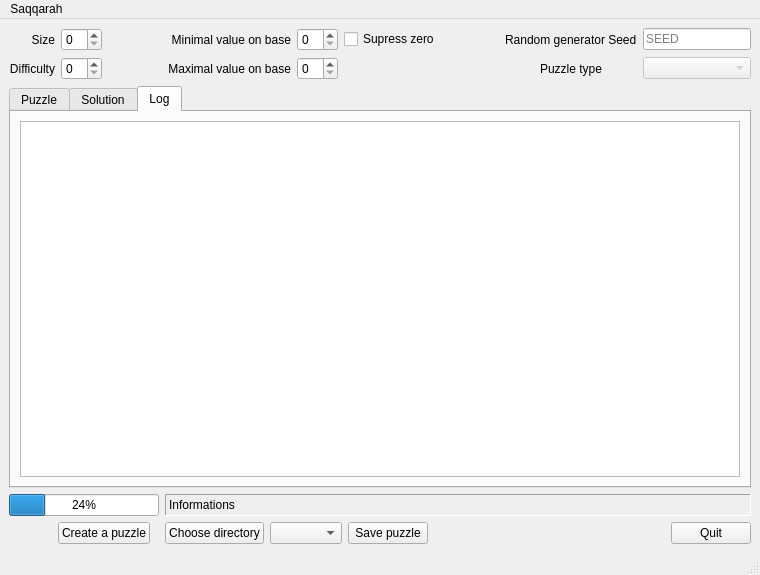
<?xml version="1.0" encoding="UTF-8"?>
<ui version="4.0">
 <class>MainWindow</class>
 <widget class="QMainWindow" name="MainWindow">
  <property name="geometry">
   <rect>
    <x>0</x>
    <y>0</y>
    <width>760</width>
    <height>575</height>
   </rect>
  </property>
  <property name="sizePolicy">
   <sizepolicy hsizetype="Minimum" vsizetype="Minimum">
    <horstretch>0</horstretch>
    <verstretch>0</verstretch>
   </sizepolicy>
  </property>
  <property name="minimumSize">
   <size>
    <width>760</width>
    <height>575</height>
   </size>
  </property>
  <property name="windowTitle">
   <string>MainWindow</string>
  </property>
  <widget class="QWidget" name="centralwidget">
   <property name="sizePolicy">
    <sizepolicy hsizetype="Preferred" vsizetype="Preferred">
     <horstretch>0</horstretch>
     <verstretch>0</verstretch>
    </sizepolicy>
   </property>
   <layout class="QGridLayout" name="gridLayout_3">
    <item row="0" column="0">
     <layout class="QVBoxLayout" name="verticalLayout_3">
      <property name="sizeConstraint">
       <enum>QLayout::SetMinimumSize</enum>
      </property>
      <item>
       <layout class="QGridLayout" name="gridLayout_2">
        <item row="1" column="1">
         <widget class="QSpinBox" name="sizeBox">
          <property name="frame">
           <bool>true</bool>
          </property>
         </widget>
        </item>
        <item row="3" column="4">
         <widget class="QLabel" name="label_6">
          <property name="frameShape">
           <enum>QFrame::NoFrame</enum>
          </property>
          <property name="text">
           <string>Maximal value on base</string>
          </property>
          <property name="alignment">
           <set>Qt::AlignRight|Qt::AlignTrailing|Qt::AlignVCenter</set>
          </property>
         </widget>
        </item>
        <item row="3" column="0">
         <widget class="QLabel" name="label_7">
          <property name="frameShape">
           <enum>QFrame::NoFrame</enum>
          </property>
          <property name="frameShadow">
           <enum>QFrame::Sunken</enum>
          </property>
          <property name="text">
           <string>Difficulty</string>
          </property>
          <property name="alignment">
           <set>Qt::AlignRight|Qt::AlignTrailing|Qt::AlignVCenter</set>
          </property>
         </widget>
        </item>
        <item row="3" column="1">
         <widget class="QSpinBox" name="difficultyBox"/>
        </item>
        <item row="1" column="4">
         <widget class="QLabel" name="label_9">
          <property name="frameShape">
           <enum>QFrame::NoFrame</enum>
          </property>
          <property name="frameShadow">
           <enum>QFrame::Plain</enum>
          </property>
          <property name="text">
           <string>Minimal value on base</string>
          </property>
          <property name="alignment">
           <set>Qt::AlignRight|Qt::AlignTrailing|Qt::AlignVCenter</set>
          </property>
         </widget>
        </item>
        <item row="3" column="5">
         <widget class="QSpinBox" name="maxBox"/>
        </item>
        <item row="1" column="0">
         <widget class="QLabel" name="label_10">
          <property name="frameShape">
           <enum>QFrame::NoFrame</enum>
          </property>
          <property name="frameShadow">
           <enum>QFrame::Plain</enum>
          </property>
          <property name="text">
           <string>Size</string>
          </property>
          <property name="alignment">
           <set>Qt::AlignRight|Qt::AlignTrailing|Qt::AlignVCenter</set>
          </property>
         </widget>
        </item>
        <item row="1" column="5">
         <widget class="QSpinBox" name="minBox"/>
        </item>
        <item row="1" column="2">
         <spacer name="horizontalSpacer_7">
          <property name="orientation">
           <enum>Qt::Horizontal</enum>
          </property>
          <property name="sizeHint" stdset="0">
           <size>
            <width>40</width>
            <height>20</height>
           </size>
          </property>
         </spacer>
        </item>
        <item row="1" column="9">
         <widget class="QLineEdit" name="seedEdit">
          <property name="text">
           <string/>
          </property>
          <property name="placeholderText">
           <string>SEED</string>
          </property>
         </widget>
        </item>
        <item row="3" column="9">
         <widget class="QComboBox" name="typeCombo">
          <property name="enabled">
           <bool>false</bool>
          </property>
          <property name="editable">
           <bool>false</bool>
          </property>
          <property name="currentIndex">
           <number>-1</number>
          </property>
         </widget>
        </item>
        <item row="1" column="8">
         <widget class="QLabel" name="label_11">
          <property name="text">
           <string>Random generator Seed</string>
          </property>
         </widget>
        </item>
        <item row="3" column="8">
         <widget class="QLabel" name="label_12">
          <property name="text">
           <string>Puzzle type</string>
          </property>
          <property name="alignment">
           <set>Qt::AlignCenter</set>
          </property>
         </widget>
        </item>
        <item row="1" column="6">
         <widget class="QCheckBox" name="zeroCheckbox">
          <property name="layoutDirection">
           <enum>Qt::LeftToRight</enum>
          </property>
          <property name="text">
           <string>Supress zero</string>
          </property>
         </widget>
        </item>
        <item row="1" column="7">
         <spacer name="horizontalSpacer_5">
          <property name="orientation">
           <enum>Qt::Horizontal</enum>
          </property>
          <property name="sizeHint" stdset="0">
           <size>
            <width>40</width>
            <height>20</height>
           </size>
          </property>
         </spacer>
        </item>
       </layout>
      </item>
      <item>
       <widget class="QTabWidget" name="tabWidget">
        <property name="sizePolicy">
         <sizepolicy hsizetype="Minimum" vsizetype="Minimum">
          <horstretch>0</horstretch>
          <verstretch>0</verstretch>
         </sizepolicy>
        </property>
        <property name="minimumSize">
         <size>
          <width>410</width>
          <height>227</height>
         </size>
        </property>
        <property name="currentIndex">
         <number>2</number>
        </property>
        <widget class="QWidget" name="puzzleTab">
         <property name="minimumSize">
          <size>
           <width>400</width>
           <height>200</height>
          </size>
         </property>
         <attribute name="title">
          <string>Puzzle</string>
         </attribute>
         <layout class="QVBoxLayout" name="verticalLayout">
          <item>
           <widget class="QLabel" name="puzzleImageLabel">
            <property name="minimumSize">
             <size>
              <width>400</width>
              <height>200</height>
             </size>
            </property>
            <property name="text">
             <string>Image puzzle</string>
            </property>
            <property name="scaledContents">
             <bool>true</bool>
            </property>
            <property name="alignment">
             <set>Qt::AlignCenter</set>
            </property>
           </widget>
          </item>
         </layout>
        </widget>
        <widget class="QWidget" name="solutionTab">
         <attribute name="title">
          <string>Solution</string>
         </attribute>
         <layout class="QGridLayout" name="gridLayout_4">
          <item row="0" column="0">
           <widget class="QLabel" name="solutionImageLabel">
            <property name="minimumSize">
             <size>
              <width>400</width>
              <height>200</height>
             </size>
            </property>
            <property name="text">
             <string>Image solution</string>
            </property>
            <property name="scaledContents">
             <bool>true</bool>
            </property>
            <property name="alignment">
             <set>Qt::AlignCenter</set>
            </property>
           </widget>
          </item>
         </layout>
        </widget>
        <widget class="QWidget" name="logTab">
         <attribute name="title">
          <string>Log</string>
         </attribute>
         <layout class="QGridLayout" name="gridLayout_5">
          <item row="0" column="0">
           <widget class="QPlainTextEdit" name="logText">
            <property name="readOnly">
             <bool>true</bool>
            </property>
            <property name="plainText">
             <string/>
            </property>
           </widget>
          </item>
         </layout>
        </widget>
       </widget>
      </item>
      <item>
       <layout class="QGridLayout" name="gridLayout">
        <property name="sizeConstraint">
         <enum>QLayout::SetNoConstraint</enum>
        </property>
        <item row="3" column="3">
         <layout class="QHBoxLayout" name="horizontalLayout">
          <item>
           <widget class="QPushButton" name="directoryButton">
            <property name="text">
             <string>Choose directory</string>
            </property>
           </widget>
          </item>
          <item>
           <widget class="QComboBox" name="outputTypeCombo"/>
          </item>
          <item>
           <widget class="QPushButton" name="saveButton">
            <property name="text">
             <string>Save puzzle</string>
            </property>
           </widget>
          </item>
          <item>
           <spacer name="horizontalSpacer_12">
            <property name="orientation">
             <enum>Qt::Horizontal</enum>
            </property>
            <property name="sizeType">
             <enum>QSizePolicy::Expanding</enum>
            </property>
            <property name="sizeHint" stdset="0">
             <size>
              <width>40</width>
              <height>20</height>
             </size>
            </property>
           </spacer>
          </item>
          <item>
           <widget class="QPushButton" name="quitButton">
            <property name="text">
             <string>Quit</string>
            </property>
           </widget>
          </item>
         </layout>
        </item>
        <item row="3" column="1">
         <layout class="QHBoxLayout" name="horizontalLayout_2">
          <item>
           <spacer name="horizontalSpacer_8">
            <property name="orientation">
             <enum>Qt::Horizontal</enum>
            </property>
            <property name="sizeType">
             <enum>QSizePolicy::Fixed</enum>
            </property>
            <property name="sizeHint" stdset="0">
             <size>
              <width>40</width>
              <height>20</height>
             </size>
            </property>
           </spacer>
          </item>
          <item>
           <widget class="QPushButton" name="puzzleButton">
            <property name="sizePolicy">
             <sizepolicy hsizetype="Fixed" vsizetype="Fixed">
              <horstretch>0</horstretch>
              <verstretch>0</verstretch>
             </sizepolicy>
            </property>
            <property name="baseSize">
             <size>
              <width>150</width>
              <height>0</height>
             </size>
            </property>
            <property name="text">
             <string>Create a puzzle</string>
            </property>
           </widget>
          </item>
         </layout>
        </item>
        <item row="1" column="1">
         <widget class="QProgressBar" name="progressBar">
          <property name="sizePolicy">
           <sizepolicy hsizetype="Preferred" vsizetype="Fixed">
            <horstretch>0</horstretch>
            <verstretch>0</verstretch>
           </sizepolicy>
          </property>
          <property name="minimumSize">
           <size>
            <width>150</width>
            <height>0</height>
           </size>
          </property>
          <property name="maximumSize">
           <size>
            <width>16777215</width>
            <height>16777215</height>
           </size>
          </property>
          <property name="value">
           <number>24</number>
          </property>
         </widget>
        </item>
        <item row="1" column="3">
         <widget class="QLabel" name="informationLabel">
          <property name="minimumSize">
           <size>
            <width>270</width>
            <height>0</height>
           </size>
          </property>
          <property name="frameShape">
           <enum>QFrame::Panel</enum>
          </property>
          <property name="frameShadow">
           <enum>QFrame::Sunken</enum>
          </property>
          <property name="text">
           <string>Informations</string>
          </property>
         </widget>
        </item>
       </layout>
      </item>
     </layout>
    </item>
   </layout>
  </widget>
  <widget class="QMenuBar" name="menubar">
   <property name="geometry">
    <rect>
     <x>0</x>
     <y>0</y>
     <width>760</width>
     <height>14</height>
    </rect>
   </property>
   <widget class="QMenu" name="menuSaqqarah">
    <property name="title">
     <string>Saqqarah</string>
    </property>
    <addaction name="actionAbout"/>
    <addaction name="separator"/>
    <addaction name="actionPreferences"/>
    <addaction name="separator"/>
    <addaction name="actionExit"/>
   </widget>
   <addaction name="menuSaqqarah"/>
  </widget>
  <widget class="QStatusBar" name="statusbar"/>
  <action name="actionAbout">
   <property name="text">
    <string>About</string>
   </property>
  </action>
  <action name="actionPreferences">
   <property name="text">
    <string>Preferences</string>
   </property>
  </action>
  <action name="actionExit">
   <property name="text">
    <string>Exit</string>
   </property>
  </action>
 </widget>
 <resources/>
 <connections/>
</ui>
